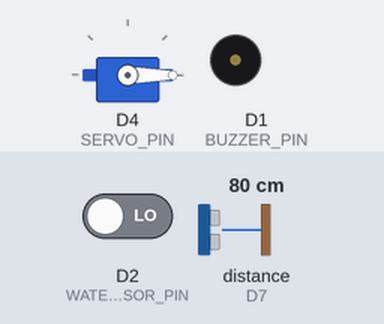
Bench run of a program on a simulated ESP8266 (Wemos D1 mini). Parts: servo, buzzer (waves = sounding). Wiring (inferred from the names in the program): ultrasonic range finder: trigger D6; echo D7. Inputs (shaded band) come from the test bench; at power-on: D2 (WATER_SENSOR_PIN) LOW, distance to the obstacle (sensor on D7) 80 cm. The echo pulse lasts 58.3 µs per cm; WiFi joins after 1.5 s; servers stay silent unless stated; random numbers use the default seed unless the program sets one; no MQTT or app messages arrive unless stated; what the program prints to the serial monitor is not drawn.

Above: at 2.8 s.
2.9 s: D2 (WATER_SENSOR_PIN) driven HIGH
At 7.5 s:
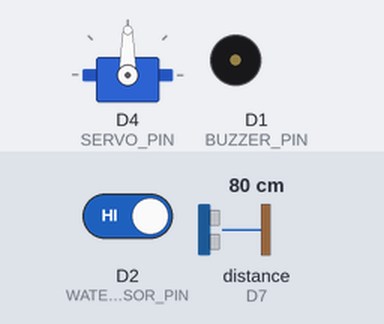
14.9 s: D2 (WATER_SENSOR_PIN) driven LOW
At 20.7 s:
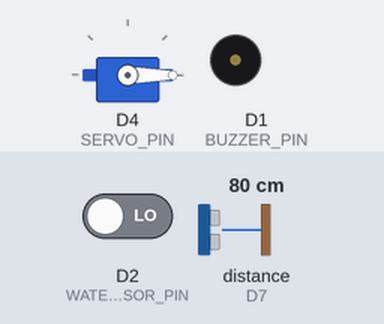
20.9 s: distance to the obstacle (sensor on D7) set to 5 cm
26.9 s: distance to the obstacle (sensor on D7) set to 2 cm
At 32.7 s:
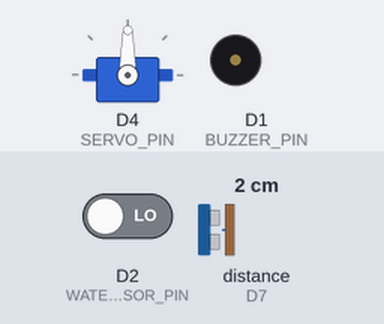
32.9 s: distance to the obstacle (sensor on D7) set to 12 cm
38.9 s: distance to the obstacle (sensor on D7) set to 16 cm
At 44.8 s:
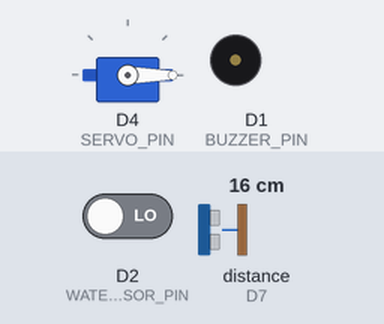
Timing chart, 0 to 45.9 s (numbered marks = the images above; inputs shaded):
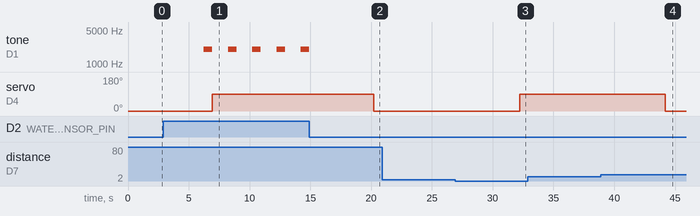

Measured:
- the behaviour switches between 4 and 3 cm on distance to the obstacle (sensor on D7) (found by bisection; images 2 and 3)
- the behaviour switches between 13 and 14 cm on distance to the obstacle (sensor on D7) (found by bisection; images 3 and 4)
- after the input at 2.9 s, tone on D1 (BUZZER_PIN): alternates 2000 Hz for 0.70 s and silent for 1.3 s, starting after 3.3 s; servo on D4 (SERVO_PIN): 0° → 90° after 4.0 s
- after the input at 14.9 s, servo on D4 (SERVO_PIN): 90° → 0° after 5.3 s
- after the input at 20.9 s, every drawn part: stays the same
- after the input at 26.9 s, servo on D4 (SERVO_PIN): 0° → 90° after 5.3 s
- after the input at 32.9 s, every drawn part: stays the same
- after the input at 38.9 s, servo on D4 (SERVO_PIN): 90° → 0° after 5.3 s

The program:

main.cpp
```cpp
#include <Arduino.h>
#include <ESP8266WiFi.h>
#include <ESP8266mDNS.h>
#include <WiFiUdp.h>
#include <ArduinoOTA.h>
#include <PubSubClient.h>
#include <Servo.h>

// WiFi
#define STASSID "IOTteamAlpha"
#define STAPSK  "iotempire"

const char* ssid = STASSID;
const char* password = STAPSK;
const char* hostname = "water-tank-d1mini";

// MQTT
const char* mqtt_server = "192.168.15.2";
const int mqtt_port = 1883;
const char* mqtt_topic = "water_tank/status";

WiFiClient espClient;
PubSubClient client(espClient);

// Pins
#define BUZZER_PIN D1
#define WATER_SENSOR_PIN D2
#define SERVO_PIN D4

// Ultrasonic wiring
#define TRIG_PIN D6
#define ECHO_PIN D7

Servo tankServo;

// Tank calibration
const float SENSOR_TO_BOTTOM_CM = 15.13;
const float FULL_WATER_HEIGHT_CM = 11.5;
const float MOTOR_START_HEIGHT_CM = 1.5;

// Robustness settings
const int REQUIRED_STABLE_READINGS = 3;
const unsigned long RED_SENSOR_CONFIRM_MS = 1000;
const unsigned long PUBLISH_INTERVAL = 2000;

bool motorOn = true;
int highCount = 0;
int lowCount = 0;

unsigned long redStartTime = 0;
bool redConfirmed = false;

unsigned long lastPublishTime = 0;

void setupWiFi();
void setupOTA();
void reconnectMQTT();

float getDistanceCM();
float getAverageDistanceCM();

void buzzerAlert();
void motorOnPosition();
void motorOffPosition();

void publishTankStatus(float distance, float waterHeight, int level, String status, bool redConfirmed);

void setup() {
  Serial.begin(115200);
  delay(100);

  Serial.println();
  Serial.println("Booting Smart Water Tank System");

  pinMode(BUZZER_PIN, OUTPUT);
  pinMode(WATER_SENSOR_PIN, INPUT);
  pinMode(TRIG_PIN, OUTPUT);
  pinMode(ECHO_PIN, INPUT);

  digitalWrite(BUZZER_PIN, LOW);

  tankServo.attach(SERVO_PIN);
  motorOnPosition();

  setupWiFi();
  setupOTA();

  client.setServer(mqtt_server, mqtt_port);

  Serial.println("Setup complete");
}

void loop() {
  ArduinoOTA.handle();

  if (!client.connected() && WiFi.status() == WL_CONNECTED) {
    reconnectMQTT();
  }

  client.loop();

  unsigned long now = millis();

  if (now - lastPublishTime >= PUBLISH_INTERVAL) {
    lastPublishTime = now;

    float distance = getAverageDistanceCM();

    float waterHeight = SENSOR_TO_BOTTOM_CM - distance;

    if (waterHeight < 0) waterHeight = 0;
    if (waterHeight > FULL_WATER_HEIGHT_CM) waterHeight = FULL_WATER_HEIGHT_CM;

    int waterLevel = (waterHeight / FULL_WATER_HEIGHT_CM) * 100;

    bool redRaw = digitalRead(WATER_SENSOR_PIN) == HIGH;

    if (redRaw) {
      if (redStartTime == 0) {
        redStartTime = millis();
      }

      if (millis() - redStartTime >= RED_SENSOR_CONFIRM_MS) {
        redConfirmed = true;
      }
    } else {
      redStartTime = 0;
      redConfirmed = false;
    }

    String status = "NORMAL";

    if (redConfirmed) {
      status = "FULL_RED_SENSOR_CONFIRMED";
      buzzerAlert();
      motorOffPosition();
      motorOn = false;
      highCount = 0;
      lowCount = 0;
    }
    else {
      if (waterHeight >= FULL_WATER_HEIGHT_CM) {
        highCount++;
      } else {
        highCount = 0;
      }

      if (waterHeight <= MOTOR_START_HEIGHT_CM) {
        lowCount++;
      } else {
        lowCount = 0;
      }

      if (motorOn && highCount >= REQUIRED_STABLE_READINGS) {
        status = "TARGET_FULL_STABLE";
        motorOffPosition();
        motorOn = false;
        highCount = 0;
      }
      else if (!motorOn && lowCount >= REQUIRED_STABLE_READINGS) {
        status = "LOW_STABLE";
        motorOnPosition();
        motorOn = true;
        lowCount = 0;
      }
    }

    Serial.print("Distance: ");
    Serial.print(distance);
    Serial.print(" cm | Water height: ");
    Serial.print(waterHeight);
    Serial.print(" cm | Level: ");
    Serial.print(waterLevel);
    Serial.print("% | Red raw: ");
    Serial.print(redRaw ? "YES" : "NO");
    Serial.print(" | Red confirmed: ");
    Serial.print(redConfirmed ? "YES" : "NO");
    Serial.print(" | Status: ");
    Serial.print(status);
    Serial.print(" | Motor: ");
    Serial.println(motorOn ? "ON" : "OFF");

    publishTankStatus(distance, waterHeight, waterLevel, status, redConfirmed);
  }
}

float getDistanceCM() {
  digitalWrite(TRIG_PIN, LOW);
  delayMicroseconds(2);

  digitalWrite(TRIG_PIN, HIGH);
  delayMicroseconds(10);
  digitalWrite(TRIG_PIN, LOW);

  long duration = pulseIn(ECHO_PIN, HIGH, 30000);

  if (duration == 0) {
    return SENSOR_TO_BOTTOM_CM;
  }

  float distance = duration * 0.0343 / 2;

  if (distance <= 0 || distance > 400) {
    return SENSOR_TO_BOTTOM_CM;
  }

  return distance;
}

float getAverageDistanceCM() {
  float sum = 0;
  int validCount = 0;

  for (int i = 0; i < 5; i++) {
    float d = getDistanceCM();

    if (d > 2 && d < SENSOR_TO_BOTTOM_CM + 5) {
      sum += d;
      validCount++;
    }

    delay(40);
  }

  if (validCount == 0) {
    return SENSOR_TO_BOTTOM_CM;
  }

  return sum / validCount;
}

void buzzerAlert() {
  tone(BUZZER_PIN, 2000);
  delay(700);
  noTone(BUZZER_PIN);
}

void motorOnPosition() {
  tankServo.write(0);
}

void motorOffPosition() {
  tankServo.write(90);
}

void setupWiFi() {
  Serial.print("Connecting to WiFi: ");
  Serial.println(ssid);

  WiFi.mode(WIFI_STA);
  WiFi.begin(ssid, password);
  WiFi.hostname(hostname);

  while (WiFi.status() != WL_CONNECTED) {
    delay(500);
    Serial.print(".");
  }

  Serial.println();
  Serial.println("WiFi connected");
  Serial.print("IP Address: ");
  Serial.println(WiFi.localIP());
}

void setupOTA() {
  ArduinoOTA.setHostname(hostname);
  ArduinoOTA.setPassword("iotempower");

  ArduinoOTA.onStart([]() {
    Serial.println("OTA update started");
  });

  ArduinoOTA.onEnd([]() {
    Serial.println("\nOTA update complete");
  });

  ArduinoOTA.onProgress([](unsigned int progress, unsigned int total) {
    Serial.printf("OTA Progress: %u%%\r", progress / (total / 100));
  });

  ArduinoOTA.onError([](ota_error_t error) {
    Serial.printf("OTA Error[%u]\n", error);
  });

  ArduinoOTA.begin();
  Serial.println("OTA Ready");
}

void reconnectMQTT() {
  static unsigned long lastAttempt = 0;

  if (millis() - lastAttempt < 5000) {
    return;
  }

  lastAttempt = millis();

  Serial.print("Connecting to MQTT... ");

  String clientId = "WaterTankD1Mini-";
  clientId += String(random(0xffff), HEX);

  if (client.connect(clientId.c_str())) {
    Serial.println("connected");
  } else {
    Serial.print("failed, rc=");
    Serial.println(client.state());
  }
}

void publishTankStatus(float distance, float waterHeight, int level, String status, bool redConfirmed) {
  if (!client.connected()) {
    return;
  }

  String payload = "{";
  payload += "\"distance_cm\":" + String(distance, 2) + ",";
  payload += "\"water_height_cm\":" + String(waterHeight, 2) + ",";
  payload += "\"level\":" + String(level) + ",";
  payload += "\"status\":\"" + status + "\",";
  payload += "\"red_sensor_confirmed\":\"" + String(redConfirmed ? "WATER_DETECTED" : "NO_WATER") + "\",";
  payload += "\"motor\":\"" + String(motorOn ? "ON" : "OFF") + "\"";
  payload += "}";

  client.publish(mqtt_topic, payload.c_str());
}
```
